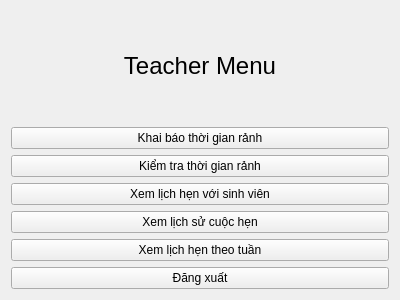
<?xml version="1.0" encoding="UTF-8"?>
<ui version="4.0">
 <class>TeacherMenuWidget</class>
 <widget class="QWidget" name="TeacherMenuWidget">
  <property name="geometry">
   <rect>
    <x>0</x>
    <y>0</y>
    <width>400</width>
    <height>300</height>
   </rect>
  </property>
  <property name="windowTitle">
   <string>Teacher Menu</string>
  </property>
  <layout class="QVBoxLayout" name="verticalLayout">
   <item>
    <widget class="QLabel" name="titleLabel">
     <property name="text">
      <string>Teacher Menu</string>
     </property>
     <property name="alignment">
      <set>Qt::AlignCenter</set>
     </property>
     <property name="font">
      <font>
       <pointsize>18</pointsize>
      </font>
     </property>
    </widget>
   </item>
   <item>
    <widget class="QPushButton" name="declareTimeSlotButton">
     <property name="text">
      <string>Khai báo thời gian rảnh</string>
     </property>
    </widget>
   </item>
   <item>
    <widget class="QPushButton" name="checkAvailabilityButton">
     <property name="text">
      <string>Kiểm tra thời gian rảnh</string>
     </property>
    </widget>
   </item>
   <item>
    <widget class="QPushButton" name="viewMeetingsButton">
     <property name="text">
      <string>Xem lịch hẹn với sinh viên</string>
     </property>
    </widget>
   </item>
   <item>
    <widget class="QPushButton" name="viewHistoryButton">
     <property name="text">
      <string>Xem lịch sử cuộc hẹn</string>
     </property>
    </widget>
   </item>
   <item>
    <widget class="QPushButton" name="viewWeeklyMeetingsButton">
     <property name="text">
      <string>Xem lịch hẹn theo tuần</string>
     </property>
    </widget>
   </item>
   <item>
    <widget class="QPushButton" name="logoutButton">
     <property name="text">
      <string>Đăng xuất</string>
     </property>
    </widget>
   </item>
  </layout>
 </widget>
</ui>
